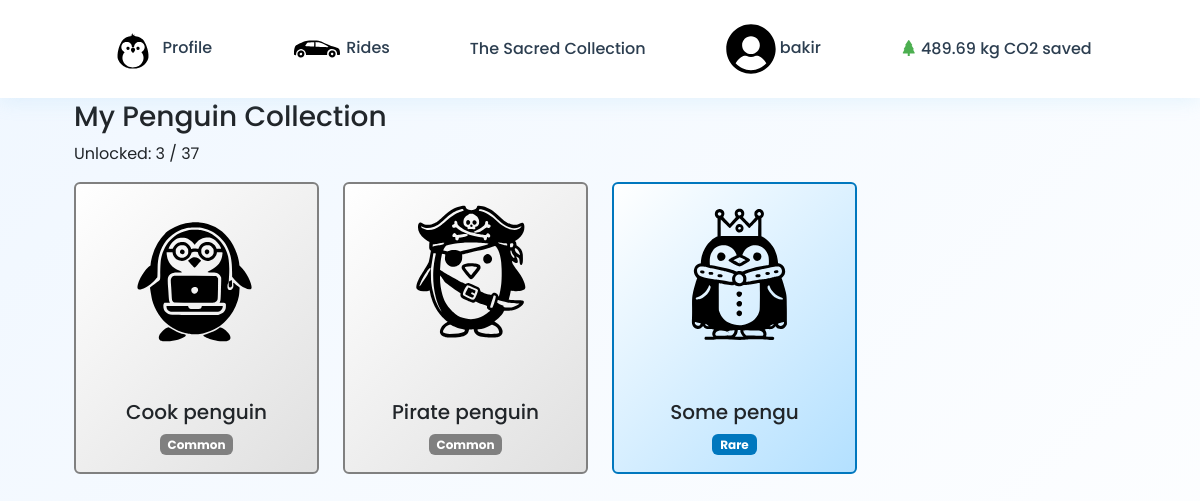
Page /penguins/ (signed in) on the committed database.
### base/models.py (models this page shows, shortened)
class User(AbstractUser):
    level = models.ForeignKey(UserLevel, on_delete=models.SET_NULL, null=True)
    km_passed = models.IntegerField(default=0)
    number_of_rides = models.IntegerField(default=0)
    penguins_saved = models.IntegerField(default=0)
    co2_saved = models.FloatField(default=0)  # Stored in kilograms

class PenguinCollected(models.Model):
    user = models.ForeignKey(User, on_delete=models.CASCADE, related_name='collected_penguins')
    penguin = models.ForeignKey(Penguin, on_delete=models.CASCADE)
    is_collected = models.BooleanField(default=False)
    collected_at = models.DateTimeField(auto_now_add=True)
    class Meta:
        unique_together = ('user', 'penguin')  # Each user can collect each penguin only once
        verbose_name = 'Collected Penguin'
        verbose_name_plural = 'Collected Penguins'

class Penguin(models.Model):
    RARITY_CHOICES = [
        ('COMMON', 'Common'),
        ('RARE', 'Rare'),
        ('EPIC', 'Epic'),
        ('LEGENDARY', 'Legendary'),
    ]
    penguin_name = models.CharField(max_length=100)
    svg_direction = models.CharField(max_length=255)  # Path to SVG file
    rarity = models.CharField(
        max_length=10,
        choices=RARITY_CHOICES,
        default='COMMON'
    )
    class Meta:
        verbose_name = 'Penguin'
        verbose_name_plural = 'Penguins'
    @property
    def rarity_color(self):
        return {
            'COMMON': '#808080',     # Gray
            'RARE': '#0077be',       # Blue
            'EPIC': '#9b30ff',       # Purple
            'LEGENDARY': '#ffd700',   # Gold
        }.get(self.rarity, '#808080')

### penguins/views.py (the view)
# urls.py: path('', PenguinCollectionView.as_view(), name='collection'),
class PenguinCollectionView(LoginRequiredMixin, ListView):
    model = PenguinCollected
    template_name = 'penguins.html'
    context_object_name = 'penguins'
    def get_queryset(self):
        return PenguinCollected.objects.filter(
            user=self.request.user
        ).select_related('penguin')
    def get_context_data(self, **kwargs):
        context = super().get_context_data(**kwargs)
        context['total_penguins'] = self.request.user.penguins_saved
        context['unlocked_penguins'] = self.get_queryset().filter(is_collected=True).count()
        return context

### penguins/templates/penguins.html (shortened to what this page needs)
{% extends 'base.html' %}
{% load static %}
{% block content %}
<div class="container mt-4">
    <h3>My Penguin Collection</h3>
    <p>Unlocked: {{ unlocked_penguins }} / {{ total_penguins }}</p>
    <div class="row g-4">
        {% for penguin in penguins %}
        <div class="col-md-3 col-sm-6">
            <div class="card h-100 {% if not penguin.is_collected %}card-locked{% else %}card-{{ penguin.penguin.rarity|lower }}{% endif %}"
                 >
                {% if penguin.is_collected %}
                    <img src="{% static 'base/penguin_images/'|add:penguin.penguin.svg_direction %}"
                         class="card-img-top p-3"
                         alt="{{ penguin.penguin.penguin_name }}">
                {% else %}
                    <img src="{% static 'base/penguin_images/questionmark_penguin.svg' %}"
                         class="card-img-top p-3"
                         alt="Mystery Penguin">
                {% endif %}
                <div class="card-body text-center">
                    {% if penguin.is_collected %}
                        <h5 class="card-title">{{ penguin.penguin.penguin_name }}</h5>
                        <span class="badge" style="background-color: {{ penguin.penguin.rarity_color }}">
                            {{ penguin.penguin.get_rarity_display }}
                        </span>
                    {% else %}
                        <h5 class="card-title">???</h5>
                        <span class="badge bg-secondary">Locked</span>
                    {% endif %}
                </div>
            </div>
        </div>
        {% endfor %}
    </div>
</div>
{% endblock %}

### base/templates/base.html (shortened to what this page needs)
<!DOCTYPE html>
{% load static %}
<html lang="en">
<head>
    <link href="#"
          rel="stylesheet"
>
          <link href="https://cdn.jsdelivr.net/npm/bootstrap@5.3.0/dist/css/bootstrap.min.css" rel="stylesheet">
          <link rel="stylesheet" href="https://cdn.jsdelivr.net/npm/bootstrap-icons@1.11.1/font/bootstrap-icons.css">
</head>
<body>
    <div class="container main-container">
        <nav class="navbar navbar-dark navbar-sticky d-flex justify-content-center">
            <a class="nav-link" href="{% url 'user_profile:profile' %}">
                <img src="{% static 'base/svgs/penguin_base.svg' %}" alt="Profile" width="50" height="50">
                <span class="link-text">Profile</span>
            </a>
            <a class="nav-link" href="{% url 'rides' %}">
                   <img src="{% static 'base/svgs/car.svg' %}" alt="Rides" width="50" height="50">
                <span class="link-text">Rides</span>
            </a>
            <a class="nav-link" href="{% url 'penguins:collection' %}">
             <span class="link-text">The Sacred Collection</span>
         </a>
                      {% if user.is_authenticated %}
            <a class="nav-link logout-hover" href="{% url 'base:logout' %}">
                <img src="{% static 'base/svgs/user.svg' %}" alt="User" width="50" height="50">
                <span class="link-text">{{ user.username }}</span>
            </a>
            <div class="nav-link">
                <i class="bi bi-tree-fill" style="color: #4CAF50;"></i>
                <span class="link-text eco-text">{{ user.co2_saved|floatformat:2 }} kg CO2 saved</span>
            </div>
            {% endif %}
        </nav>
        {% block content %}
        {% endblock content %}
    </div>
</body>
</html>

### base/templates/base.html (style rules this page uses)
:root { --primary-blue: #89CFF0; --secondary-blue: #B5E2FF; --dark-blue: #5B9BD5; --accent-blue: #4FB3E8; --background: #F0F7FF; --text-dark: #2C3E50; --shadow-color: rgba(137, 207, 240, 0.2); }
body { background: linear-gradient(135deg, var(--background) 0%, #FFFFFF 100%); min-height: 100vh; padding: 0; font-family: 'Poppins', sans-serif; }
.navbar-sticky { position: fixed; top: 0; left: 0; right: 0; z-index: 1000; padding: 1rem 2rem; background: rgba(255, 255, 255, 0.95); backdrop-filter: blur(10px); box-shadow: 0 2px 20px var(--shadow-color); transition: all 0.4s cubic-bezier(0.4, 0, 0.2, 1); }
.nav-link { position: relative; margin: 0 1.5rem; padding: 0.5rem 1rem; color: var(--text-dark) !important; font-weight: 500; transition: all 0.3s ease; border-radius: 12px; background: transparent; }
.nav-link:before { content: ''; position: absolute; bottom: -2px; left: 0; width: 100%; height: 2px; background: linear-gradient(90deg, var(--primary-blue), var(--accent-blue)); transform: scaleX(0); transform-origin: right; transition: transform 0.4s cubic-bezier(0.4, 0, 0.2, 1); }
.nav-link img { transform: scale(1); transition: all 0.3s ease; }
.main-container { margin-top: 100px; padding: 0 2rem; }

### penguins/templates/penguins.html (style rules this page uses)
.card { transition: transform 0.2s; border: 2px solid transparent; cursor: pointer; }
.card-common { background: linear-gradient(135deg, #fff 0%, #e0e0e0 100%); border-color: #808080; }
.card-rare { background: linear-gradient(135deg, #fff 0%, #b3e0ff 100%); border-color: #0077be; }
.card-img-top { height: 200px; object-fit: contain; }

### rows in the picture
User: username "bakir", co2_saved "489.69"
PenguinCollected: penguin.svg_direction (picture), penguin.penguin_name "Cook penguin", penguin.rarity "Common"
PenguinCollected: penguin.svg_direction (picture), penguin.penguin_name "Pirate penguin", penguin.rarity "Common"
PenguinCollected: penguin.svg_direction (picture), penguin.penguin_name "Some pengu", penguin.rarity "Rare"

### other values in the picture
{{ unlocked_penguins }} "3"
{{ total_penguins }} "37"
